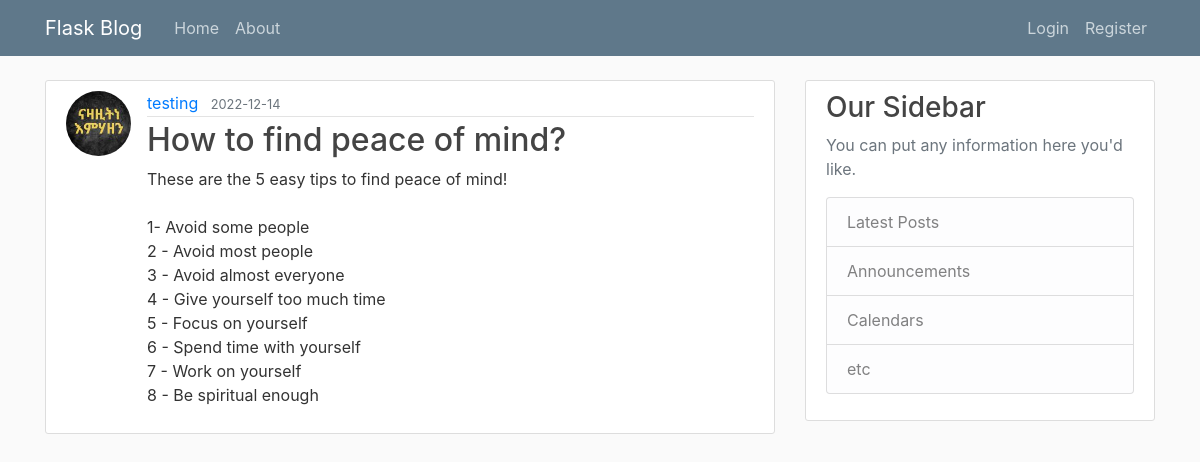
/posts/1, run on the app's committed database.
### flaskblog/models.py (models this page shows, shortened)
class User(db.Model, UserMixin):
    id = db.Column(db.Integer, primary_key=True)
    username = db.Column(db.String(20), unique=True, nullable=False)
    email = db.Column(db.String(120), unique=True, nullable=False)
    password = db.Column(db.String(60), nullable=False)
    image = db.Column(
        db.String(20),
        nullable=False,
        default="default.jpg",
    )
    posts = db.relationship("Post", backref="author", lazy=True)

class Post(db.Model):
    id = db.Column(db.Integer, primary_key=True)
    title = db.Column(db.String(100), nullable=False, unique=True)
    date_posted = db.Column(db.DateTime, nullable=False, default=datetime.utcnow())
    content = db.Column(db.Text, nullable=False)
    user_id = db.Column(db.Integer, db.ForeignKey("user.id"), nullable=False)

### flaskblog/routes.py (the view)
@app.route("/posts/<int:post_id>")
def post(post_id):
    post = Post.query.get_or_404(post_id)
    return render_template("post.html", title=post.title, post=post)

### flaskblog/templates/post.html (shortened to what this page needs)
{% extends 'layout.html' %}
{% block content %}
<article class="media content-section">
    <img class="rounded-circle article-img"
        src="{{url_for('static', filename='profile_pictures/'+post.author.image)}}" />
        <div class="media-body">
            <div class="article-metadata">
                <a class="mr-2" href="#">{{ post.author.username }}</a>
                <small class="text-muted">{{ post.date_posted.strftime('%Y-%m-%d') }}</small>
            </div>
            <h2 class="article-title">{{ post.title }}</h2>
            <p class="article-content">{{ post.content }}</p>
          </div>
        </article>
{% endblock content %}

### flaskblog/static/styles.css (style rules this page uses)
body { background: #fafafa; color: #333333; margin-top: 5rem; }
h1, h2, h3, h4, h5, h6 { color: #444444; }
.content-section { background: #ffffff; padding: 10px 20px; border: 1px solid #dddddd; border-radius: 3px; margin-bottom: 20px; }
.article-title { color: #444444; }
.article-content { white-space: pre-line; }
.article-img { height: 65px; width: 65px; margin-right: 16px; }
.article-metadata { padding-bottom: 1px; margin-bottom: 4px; border-bottom: 1px solid #e3e3e3 }

### data on the page
User: image (picture), author.username "testing"
Post: date_posted "2022-12-14", title "How to find peace of mind?", content "These are the 5 easy tips to find peace of mind! 1- Avoid some people 2 - Avoid most people 3 - Avoid almost everyone 4 - Give yourself too much time 5 - Focus on yourself 6 - Spend time with yourself 7 - Work on yourself 8 - Be spiritual enough"
